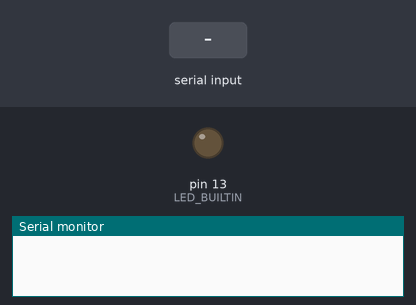
The sketch below on a simulated Arduino Uno, built with avr-gcc and run on an emulated ATmega328P. Parts: output pins drawn as LEDs (lit = HIGH), the last lines printed to the serial monitor. Dashed ring = blinking. Inputs (shaded band) come from the test bench.

Above: at 1.2 s.
1.3 s: "BLINKING=ON\n" received over Serial
At 1.7 s:
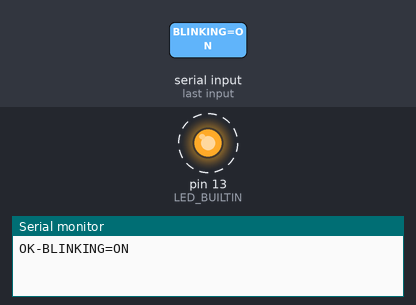
4.3 s: byte 10 ('\n') received over Serial
7.3 s: "AT\n" received over Serial
Timing chart, 0 to 16.3 s (numbered marks = the images above; inputs shaded):
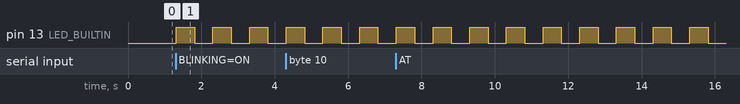

Measured:
- after the input at 1.3 s, pin 13 (LED_BUILTIN): alternates HIGH for 0.50 s and LOW for 0.50 s, starting at once

The sketch:

arduino_code.ino
```cpp
void setup() {
  Serial.begin(9600);
  pinMode(LED_BUILTIN, OUTPUT);
}

String command;
int T = 1000;

int led_state = 0;
bool blink_state = 0;

int calPeriod()
{
  int i = 7;
  while(i <= 10)
  {
    if(command[i] == '0')
      i++;
    else
      break;
  }
  String numT = command.substring(i, 11);

  int num = 0;
  for(int j = 0; j < numT.length(); j++)
  {
    num *= 10;
    num += (numT[j] - '0');
  }
  return num;
}

void loop() {
  if(Serial.available() > 0)
  {
    char c = Serial.read();
    if(c == '\n')
    {
      String msg;
      if(command.substring(0, 2) == "AT")
          msg = "OK";
      else if(command.substring(0, 6) == "LED=ON")
        led_state = 1, msg = "OK-LED=ON";
      else if(command.substring(0, 7) == "LED=OFF")
        led_state = 0, msg = "OK-LED=OFF";
      else if(command.substring(0, 11) == "BLINKING=ON")
        blink_state = 1, msg = "OK-BLINKING=ON";
      else if(command.substring(0, 12) == "BLINKING=OFF")
        blink_state = 0, msg = "OK-BLINKING=OFF";
      else if(command.substring(0, 7) == "PERIOD=")
        T = calPeriod()/2, msg ="OK-PERIOD";
      else if(command.substring(0, 7) == "STATUS?")
      {
        if(blink_state)
          msg = "BLINKING, PERIOD=" + String(T);
        else
          msg = ((led_state)? "ON" : "OFF");
      }
      else
        msg = "Error";

      Serial.println(msg);
      command = "";
    }
    else
      command.concat(c);
    }

  if(blink_state)
  {
    digitalWrite(LED_BUILTIN, HIGH);
    delay(T/2);
    digitalWrite(LED_BUILTIN, LOW);
    delay(T/2);
  }
  else
    digitalWrite(LED_BUILTIN, led_state);
}
```
